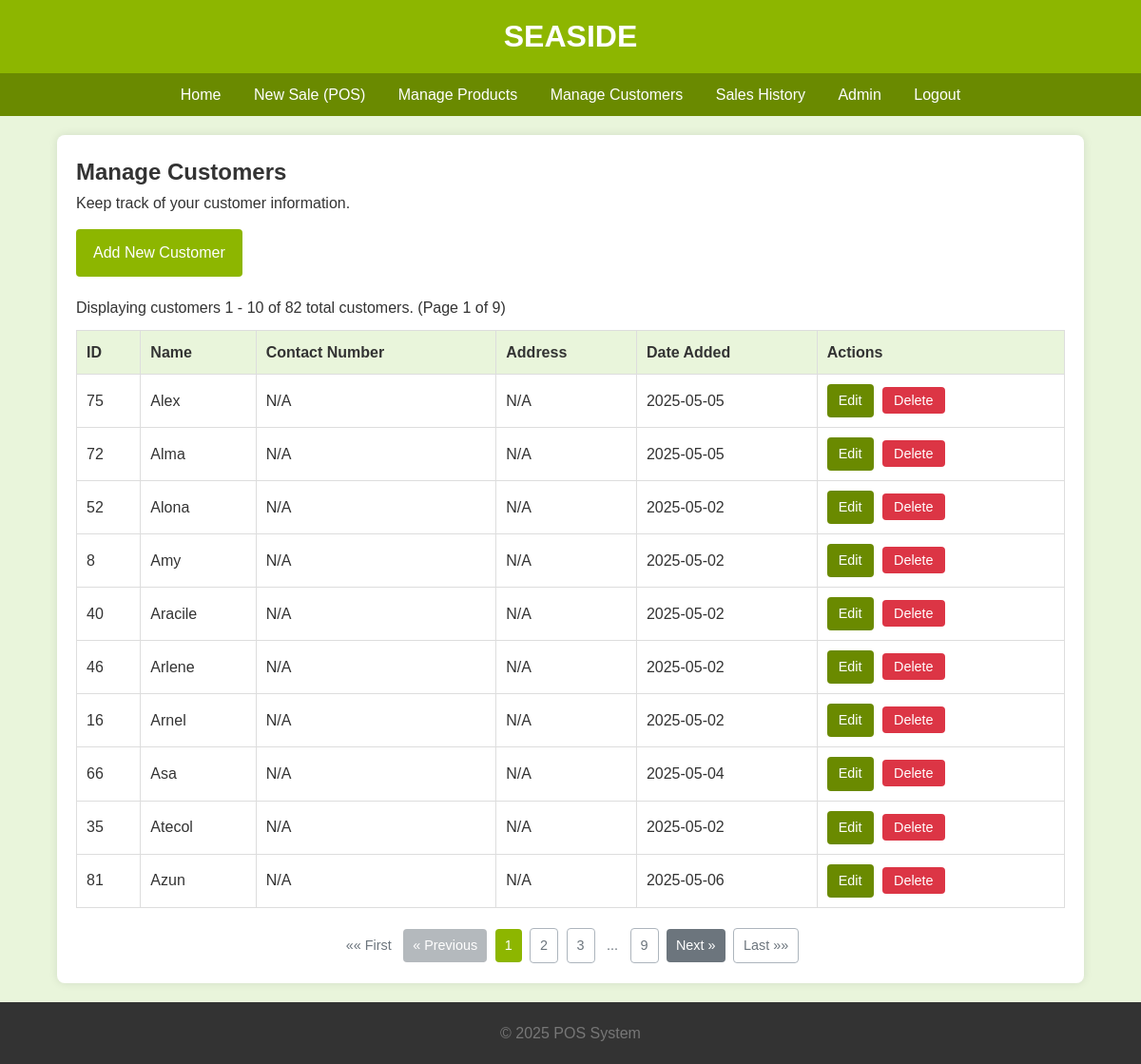
Screenshot of /customers (signed in) with the database file from the repository.
### tables this page shows
CREATE TABLE Customers (
                CustomerID INTEGER PRIMARY KEY AUTOINCREMENT,
                CustomerName TEXT NOT NULL UNIQUE COLLATE NOCASE,
                ContactNumber TEXT,
                Address TEXT,
                DateAdded TEXT DEFAULT CURRENT_TIMESTAMP -- Added DateAdded column
            );

### app.py (the view)
@app.route('/customers')
@app.route('/customers/page/<int:page_num>')
@login_required
def list_customers(page_num=1):
    total_customers = db.count_total_customers_db()
    customers_on_page = db.get_customers_paginated_db(page=page_num, per_page=ITEMS_PER_PAGE)
    if not customers_on_page and page_num > 1 and total_customers > 0:
        flash(f"No customers found on page {page_num}. Showing last available page.", "info")
        last_page = math.ceil(total_customers / ITEMS_PER_PAGE)
        return redirect(url_for('list_customers', page_num=last_page if last_page > 0 else 1))
    total_pages = math.ceil(total_customers / ITEMS_PER_PAGE) if total_customers > 0 else 0
    return render_template('customers/list.html',
                           customers=customers_on_page, title="Manage Customers",
                           current_page=page_num, total_pages=total_pages,
                           total_items=total_customers, per_page=ITEMS_PER_PAGE)

### app.py (called while the page is built)
@app.context_processor
def utility_processor():
    return {'now': datetime.datetime.now,
            'min': min,
            'max': max,
            'logged_in': session.get('logged_in', False)}  # Make login status available

def login_required(f):
    @wraps(f)
    def decorated_function(*args, **kwargs):
        if not session.get('logged_in'):
            flash("Please log in to access this page.", "warning")
            return redirect(url_for('login', next=request.url))  # Redirect to login, remember where user was going
        return f(*args, **kwargs)
    return decorated_function

### db_operations.py (called while the page is built)
def get_db_connection():
    conn = None
    try:
        conn = sqlite3.connect(DATABASE_URL)
        conn.row_factory = sqlite3.Row
        conn.execute("PRAGMA foreign_keys = ON;")
    except sqlite3.Error as e:
        logging.error(f"Database connection error: {e}", exc_info=True)
        raise  # Re-raise the exception if connection fails
    return conn

def get_customers_paginated_db(page=1, per_page=10):
    sql = """
          SELECT CustomerID, CustomerName, ContactNumber, Address, DateAdded
          FROM Customers
          ORDER BY CustomerName COLLATE NOCASE LIMIT ? \
          OFFSET ? \
          """
    conn = None
    try:
        conn = get_db_connection()
        cursor = conn.cursor()
        offset = (page - 1) * per_page
        cursor.execute(sql, (per_page, offset))
        customers = cursor.fetchall()
        return customers
    except sqlite3.Error as e:
        logging.error(f"Database error in get_customers_paginated_db: {e}", exc_info=True)
        return []
    finally:
        if conn: conn.close()

def count_total_customers_db():
    sql = "SELECT COUNT(*) FROM Customers"
    conn = None
    try:
        conn = get_db_connection()
        cursor = conn.cursor()
        cursor.execute(sql)
        total_customers = cursor.fetchone()[0]  # fetchone()[0] gets the count value
        return total_customers
    except sqlite3.Error as e:
        logging.error(f"Database error in count_total_customers_db: {e}", exc_info=True)
        return 0  # Return 0 on error
    finally:
        if conn: conn.close()

### templates/customers/list.html (shortened to what this page needs)
{% extends "base.html" %}
{% block content %}
<h2>Manage Customers</h2>
<p style="margin-bottom: 15px;">Keep track of your customer information.</p>
<a href="{{ url_for('add_customer') }}" class="btn btn-primary" style="margin-bottom: 20px;">Add New Customer</a>
{% if customers %}
    <p style="margin-bottom: 10px;">
        Displaying customers {{ (current_page - 1) * per_page + 1 }} - {{ min(current_page * per_page, total_items) }} of {{ total_items }} total customers.
        (Page {{ current_page }} of {{ total_pages if total_pages > 0 else 1 }})
    </p>
    <table>
        <thead>
            <tr>
                <th>ID</th>
                <th>Name</th>
                <th>Contact Number</th>
                <th>Address</th>
                <th>Date Added</th>
                <th>Actions</th>
            </tr>
        </thead>
        <tbody>
            {% for customer in customers %}
            <tr>
                <td>{{ customer.CustomerID }}</td>
                <td>{{ customer.CustomerName }}</td>
                <td>{{ customer.ContactNumber if customer.ContactNumber else 'N/A' }}</td>
                <td>{{ customer.Address if customer.Address else 'N/A' }}</td>
                <td>{{ customer.DateAdded.split(' ')[0] if customer.DateAdded else 'N/A' }}</td> <td class="actions">
                    <a href="{{ url_for('edit_customer', customer_id=customer.CustomerID) }}" class="edit-btn">Edit</a>
                    <form action="{{ url_for('delete_customer', customer_id=customer.CustomerID) }}" method="POST" style="display:inline;" onsubmit="return confirm('Are you sure you want to delete this customer?');">
                        <button type="submit" class="delete-btn">Delete</button>
                    </form>
                </td>
            </tr>
            {% endfor %}
        </tbody>
    </table>
    {% if total_pages > 1 %}
    <div class="pagination" style="margin-top: 20px; text-align: center;">
        {% if current_page > 1 %}
            <a href="{{ url_for('list_customers', page_num=1) }}" class="btn btn-outline-secondary">&laquo;&laquo; First</a>
        {% else %}
             <span class="btn btn-outline-secondary disabled">&laquo;&laquo; First</span>
        {% endif %}
        {% if current_page > 1 %}
            <a href="{{ url_for('list_customers', page_num=current_page - 1) }}" class="btn btn-secondary">&laquo; Previous</a>
        {% else %}
            <span class="btn btn-secondary disabled">&laquo; Previous</span>
        {% endif %}
        {% set page_window = 2 %}
        {% set start_page = max(1, current_page - page_window) %}
        {% set end_page = min(total_pages, current_page + page_window) %}
        {% for page in range(start_page, end_page + 1) %}
            {% if page == current_page %}
                <span class="btn btn-primary current-page">{{ page }}</span>
            {% else %}
                <a href="{{ url_for('list_customers', page_num=page) }}" class="btn btn-outline-secondary">{{ page }}</a>
            {% endif %}
        {% endfor %}
        {% if end_page < total_pages %}
            {% if end_page < total_pages - 1 %}
                 <span class="btn btn-outline-secondary disabled" style="border:none; background:transparent; padding: 8px 4px;">...</span>
            {% endif %}
            <a href="{{ url_for('list_customers', page_num=total_pages) }}" class="btn btn-outline-secondary">{{ total_pages }}</a>
        {% endif %}
        {% if current_page < total_pages %}
            <a href="{{ url_for('list_customers', page_num=current_page + 1) }}" class="btn btn-secondary">Next &raquo;</a>
        {% else %}
            <span class="btn btn-secondary disabled">Next &raquo;</span>
        {% endif %}
        {% if current_page < total_pages %}
            <a href="{{ url_for('list_customers', page_num=total_pages) }}" class="btn btn-outline-secondary">Last &raquo;&raquo;</a>
        {% else %}
            <span class="btn btn-outline-secondary disabled">Last &raquo;&raquo;</span>
        {% endif %}
    </div>
    {% endif %}
{% else %}
    <p>No customers found. <a href="{{ url_for('add_customer') }}">Add your first customer!</a></p>
{% endif %}
{% endblock %}

### static/css/style.css (style rules this page uses)
* { box-sizing: border-box; margin: 0; padding: 0; }
body { font-family: Arial, sans-serif; line-height: 1.6; background-color: #e9f5db; color: #333; display: flex; flex-direction: column; min-height: 100vh; }
.table-responsive-wrapper > table { width: 100%; border-collapse: collapse; }
.table-responsive-wrapper > table th, .table-responsive-wrapper > table td { border: 1px solid #ddd; padding: 10px; text-align: left; white-space: nowrap; }
.table-responsive-wrapper > table th { background-color: #e9f5db; }
.table-responsive-wrapper .actions a, .table-responsive-wrapper .actions button { margin-right: 5px; margin-bottom: 5px; text-decoration: none; padding: 6px 12px; border-radius: 4px; cursor: pointer; border: none; display: inline-block; font-size: 0.9rem; color: #ffffff; }
.table-responsive-wrapper .actions .edit-btn { background-color: #6A8A00; }
.table-responsive-wrapper .actions .delete-btn { background-color: #dc3545; }
.btn { padding: 12px 18px; color: white; background-color: #8DB600; border: none; border-radius: 4px; cursor: pointer; text-decoration: none; display: inline-block; font-size: 1rem; transition: background-color 0.2s ease-in-out; }
.btn-primary { background-color: #8DB600; color: #fff; }
.btn-secondary { background-color: #6c757d; color: #fff; }
@media (min-width: 768px) { .table-responsive-wrapper .actions button, .table-responsive-wrapper .actions a { margin-bottom: 0; } }
.pagination .btn { margin: 0 2px; padding: 6px 10px; font-size: 0.9em; }
.pagination .btn.current-page { background-color: #8DB600; color: white; border-color: #7F9F00; }
.pagination .btn.disabled { pointer-events: none; opacity: 0.5; }
.btn-outline-secondary { background-color: transparent; border: 1px solid #adb5bd; color: #6c757d; }
.pagination .btn-outline-secondary.disabled { border: none; background-color: transparent; color: #6c757d; opacity: 1; padding: 8px 4px; }

### templates/customers/list.html (style rules this page uses)
.pagination .btn { margin: 0 2px; padding: 6px 10px; font-size: 0.9em; }
.pagination .btn.current-page { background-color: #8DB600; color: white; border-color: #7F9F00; }
.pagination .btn.disabled { pointer-events: none; opacity: 0.5; }
.btn-outline-secondary { background-color: transparent; border: 1px solid #adb5bd; color: #6c757d; }
.pagination .btn-outline-secondary.disabled { border: none; background-color: transparent; color: #6c757d; opacity: 1; padding: 8px 4px; }

### rows the page displays
Customers: CustomerID "75", CustomerName "Alex", ContactNumber "N/A", Address "N/A", DateAdded "2025-05-05"
Customers: CustomerID "72", CustomerName "Alma", ContactNumber "N/A", Address "N/A", DateAdded "2025-05-05"
Customers: CustomerID "52", CustomerName "Alona", ContactNumber "N/A", Address "N/A", DateAdded "2025-05-02"
Customers: CustomerID "8", CustomerName "Amy", ContactNumber "N/A", Address "N/A", DateAdded "2025-05-02"
Customers: CustomerID "40", CustomerName "Aracile", ContactNumber "N/A", Address "N/A", DateAdded "2025-05-02"
Customers: CustomerID "46", CustomerName "Arlene", ContactNumber "N/A", Address "N/A", DateAdded "2025-05-02"
Customers: CustomerID "16", CustomerName "Arnel", ContactNumber "N/A", Address "N/A", DateAdded "2025-05-02"
Customers: CustomerID "66", CustomerName "Asa", ContactNumber "N/A", Address "N/A", DateAdded "2025-05-04"
Customers: CustomerID "35", CustomerName "Atecol", ContactNumber "N/A", Address "N/A", DateAdded "2025-05-02"
Customers: CustomerID "81", CustomerName "Azun", ContactNumber "N/A", Address "N/A", DateAdded "2025-05-06"

### other values shown
{{ (current_page - 1) * per_page + 1 }} "1"
{{ min(current_page * per_page, total_items) }} "10"
{{ total_items }} "82"
{{ current_page }} "1"
{{ total_pages if total_pages > 0 else 1 }} "9"
{{ page }} "1"
{{ page }} "2" "3"
{{ total_pages }} "9"
